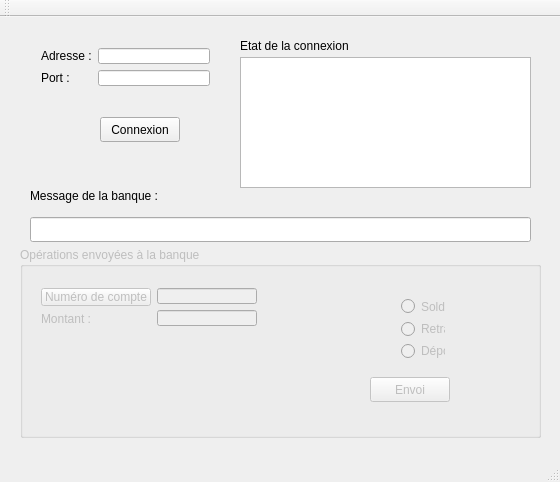
<?xml version="1.0" encoding="UTF-8"?>
<ui version="4.0">
 <class>DAB_MainWindow</class>
 <widget class="QMainWindow" name="DAB_MainWindow">
  <property name="geometry">
   <rect>
    <x>0</x>
    <y>0</y>
    <width>560</width>
    <height>482</height>
   </rect>
  </property>
  <property name="windowTitle">
   <string>DAB_MainWindow</string>
  </property>
  <widget class="QWidget" name="centralWidget">
   <widget class="QPushButton" name="pushButtonConnexion">
    <property name="geometry">
     <rect>
      <x>100</x>
      <y>100</y>
      <width>80</width>
      <height>25</height>
     </rect>
    </property>
    <property name="text">
     <string>Connexion</string>
    </property>
   </widget>
   <widget class="QLabel" name="labelEtat">
    <property name="geometry">
     <rect>
      <x>240</x>
      <y>20</y>
      <width>121</width>
      <height>17</height>
     </rect>
    </property>
    <property name="text">
     <string>Etat de la connexion</string>
    </property>
   </widget>
   <widget class="QLabel" name="labelMessage">
    <property name="geometry">
     <rect>
      <x>30</x>
      <y>170</y>
      <width>141</width>
      <height>17</height>
     </rect>
    </property>
    <property name="text">
     <string>Message de la banque :</string>
    </property>
   </widget>
   <widget class="QLineEdit" name="lineEditMessage">
    <property name="geometry">
     <rect>
      <x>30</x>
      <y>200</y>
      <width>501</width>
      <height>25</height>
     </rect>
    </property>
    <property name="readOnly">
     <bool>true</bool>
    </property>
   </widget>
   <widget class="QGroupBox" name="groupBoxOperation">
    <property name="enabled">
     <bool>false</bool>
    </property>
    <property name="geometry">
     <rect>
      <x>20</x>
      <y>230</y>
      <width>521</width>
      <height>191</height>
     </rect>
    </property>
    <property name="title">
     <string>Opérations envoyées à la banque</string>
    </property>
    <widget class="QPushButton" name="pushButtonEnvoi">
     <property name="geometry">
      <rect>
       <x>350</x>
       <y>130</y>
       <width>80</width>
       <height>25</height>
      </rect>
     </property>
     <property name="text">
      <string>Envoi</string>
     </property>
    </widget>
    <widget class="QWidget" name="layoutWidget">
     <property name="geometry">
      <rect>
       <x>10</x>
       <y>30</y>
       <width>238</width>
       <height>60</height>
      </rect>
     </property>
     <layout class="QHBoxLayout" name="horizontalLayout">
      <item>
       <layout class="QVBoxLayout" name="verticalLayout">
        <item>
         <widget class="QPushButton" name="pushButtonNumero">
          <property name="text">
           <string>Numéro de compte</string>
          </property>
         </widget>
        </item>
        <item>
         <widget class="QLabel" name="labelMontant">
          <property name="text">
           <string>Montant :</string>
          </property>
         </widget>
        </item>
       </layout>
      </item>
      <item>
       <layout class="QVBoxLayout" name="verticalLayout_2">
        <item>
         <widget class="QLineEdit" name="lineEditNumero">
          <property name="enabled">
           <bool>false</bool>
          </property>
         </widget>
        </item>
        <item>
         <widget class="QLineEdit" name="lineEditMontant">
          <property name="enabled">
           <bool>false</bool>
          </property>
         </widget>
        </item>
       </layout>
      </item>
     </layout>
    </widget>
    <widget class="QWidget" name="layoutWidget">
     <property name="geometry">
      <rect>
       <x>370</x>
       <y>40</y>
       <width>66</width>
       <height>83</height>
      </rect>
     </property>
     <layout class="QVBoxLayout" name="verticalLayout_3">
      <item>
       <widget class="QRadioButton" name="radioButtonSolde">
        <property name="text">
         <string>Solde</string>
        </property>
       </widget>
      </item>
      <item>
       <widget class="QRadioButton" name="radioButtonRetrait">
        <property name="text">
         <string>Retrait</string>
        </property>
       </widget>
      </item>
      <item>
       <widget class="QRadioButton" name="radioButtonDepot">
        <property name="text">
         <string>Dépot</string>
        </property>
       </widget>
      </item>
     </layout>
    </widget>
   </widget>
   <widget class="QTextEdit" name="textEditEtat">
    <property name="geometry">
     <rect>
      <x>240</x>
      <y>40</y>
      <width>291</width>
      <height>131</height>
     </rect>
    </property>
   </widget>
   <widget class="QWidget" name="layoutWidget">
    <property name="geometry">
     <rect>
      <x>30</x>
      <y>20</y>
      <width>191</width>
      <height>60</height>
     </rect>
    </property>
    <layout class="QHBoxLayout" name="horizontalLayout_2">
     <item>
      <layout class="QVBoxLayout" name="verticalLayout_4">
       <item>
        <widget class="QLabel" name="labelAdresse">
         <property name="text">
          <string>Adresse :</string>
         </property>
        </widget>
       </item>
       <item>
        <widget class="QLabel" name="labelPort">
         <property name="text">
          <string>Port : </string>
         </property>
        </widget>
       </item>
      </layout>
     </item>
     <item>
      <layout class="QVBoxLayout" name="verticalLayout_5">
       <item>
        <widget class="QLineEdit" name="lineEditAdresse"/>
       </item>
       <item>
        <widget class="QLineEdit" name="lineEditPort"/>
       </item>
      </layout>
     </item>
    </layout>
   </widget>
  </widget>
  <widget class="QMenuBar" name="menuBar">
   <property name="geometry">
    <rect>
     <x>0</x>
     <y>0</y>
     <width>560</width>
     <height>22</height>
    </rect>
   </property>
  </widget>
  <widget class="QToolBar" name="mainToolBar">
   <attribute name="toolBarArea">
    <enum>TopToolBarArea</enum>
   </attribute>
   <attribute name="toolBarBreak">
    <bool>false</bool>
   </attribute>
  </widget>
  <widget class="QStatusBar" name="statusBar"/>
 </widget>
 <layoutdefault spacing="6" margin="11"/>
 <resources/>
 <connections/>
</ui>
